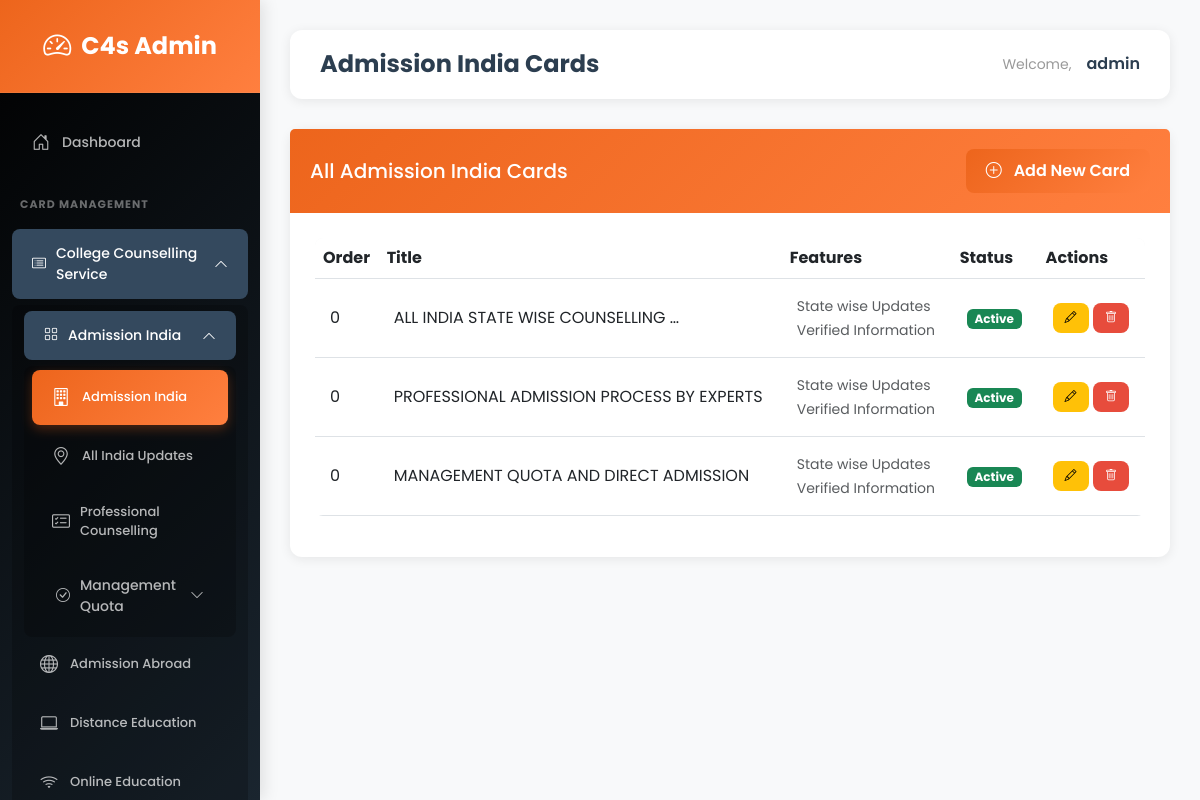
Page /admin-dashboard/admission-cards/ (signed in) on the earlier database version.
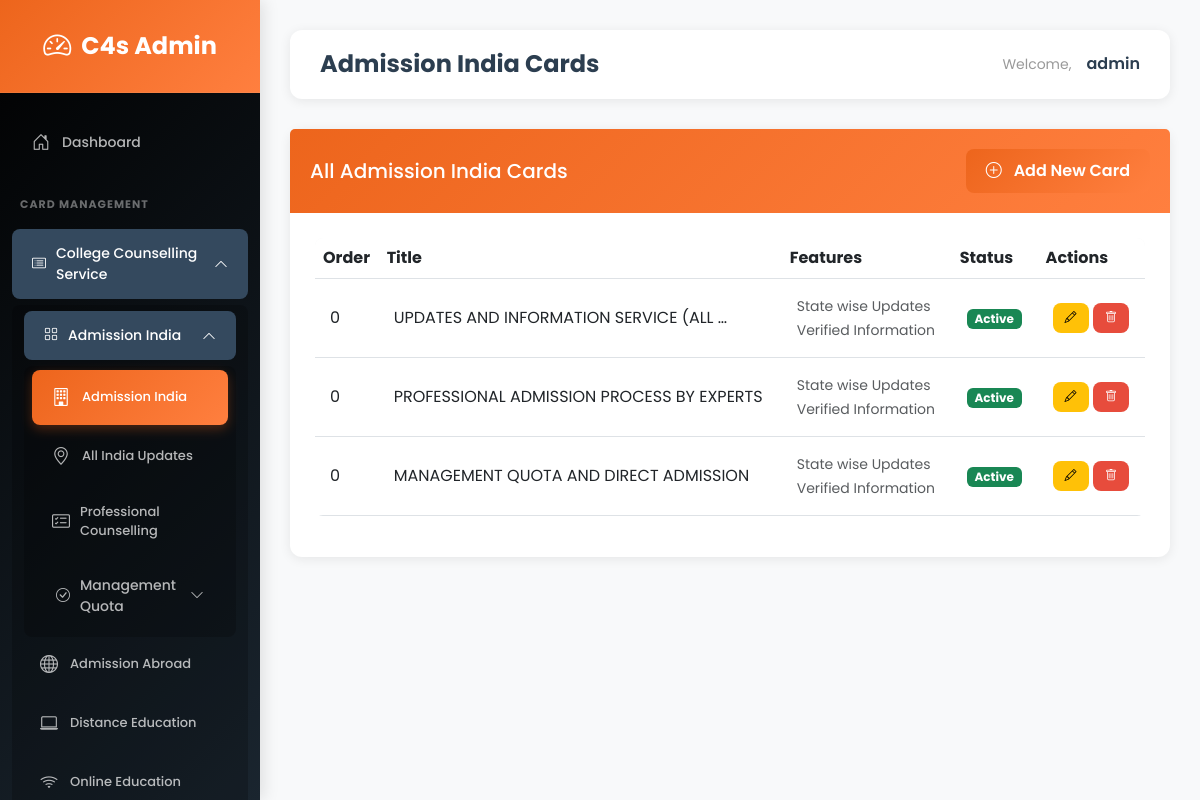
Same page on the later database version.
### main_app/models.py (models this page shows, shortened)
class AdmissionIndiaCard(models.Model):
    CARD_TYPE_CHOICES = [
        ('free', 'Free'),
        ('paid', 'Paid'),
    ]
    title = models.CharField(max_length=200, help_text="Card title (e.g., ALL INDIA STATE WISE COUNSELLING)")
    feature_1 = models.CharField(max_length=100, default="State wise Updates", help_text="Feature 1")
    feature_2 = models.CharField(max_length=100, default="Verified Information", help_text="Feature 2")
    feature_3 = models.CharField(max_length=100, default="Real time Information", help_text="Feature 3")
    feature_4 = models.CharField(max_length=100, default="Expert Counselling", help_text="Feature 4")
    redirect_link = models.CharField(max_length=500, blank=True, help_text="Card click pe kaha redirect ho?")
    card_type = models.CharField(max_length=10, choices=CARD_TYPE_CHOICES, default='free', help_text="Free ya Paid?")
    price = models.DecimalField(max_digits=10, decimal_places=2, default=0, help_text="Price (agar paid hai to yaha likho)")
    description = models.TextField(blank=True, help_text="Card ke baare mein description")
    border_gradient_start = models.CharField(max_length=7, default="#ED651C", help_text="Gradient start color")
    border_gradient_end = models.CharField(max_length=7, default="#F4800C", help_text="Gradient end color")
    order = models.IntegerField(default=0, help_text="Display order (0, 1, 2...)")
    is_active = models.BooleanField(default=True, help_text="Show on page?")
    created_at = models.DateTimeField(auto_now_add=True)
    updated_at = models.DateTimeField(auto_now=True)
    created_by = models.ForeignKey(User, on_delete=models.SET_NULL, null=True, blank=True)
    class Meta:
        ordering = ['order', 'id']
        verbose_name = "Admission India Card"
        verbose_name_plural = "Admission India Cards"

### main_app/views.py (the view)
@never_cache
@login_required(login_url='main_app:admin_login')
@user_passes_test(is_admin_or_staff, login_url='main_app:user_login')
def admin_admission_cards_list(request):
    cards = AdmissionIndiaCard.objects.all()
    return render(request, 'admin/admission_cards_list.html', {'cards': cards})

### main_app/views.py (called while the page is built)
def is_admin_or_staff(user):
    return user.is_staff or user.is_superuser

### templates/admin/admission_cards_list.html (shortened to what this page needs)
{% extends 'admin/base.html' %}
{% block page_title %}Admission India Cards{% endblock %}
{% block content %}
<div class="card">
    <div class="card-header d-flex justify-content-between align-items-center">
        <h5 class="mb-0">All Admission India Cards</h5>
        <a href="{% url 'main_app:admin_admission_card_add' %}" class="btn btn-primary">
            <i class="bi bi-plus-circle me-2"></i> Add New Card
        </a>
    </div>
    <div class="card-body">
        {% if cards %}
        <div class="table-responsive">
            <table class="table table-hover">
                <thead>
                    <tr>
                        <th>Order</th>
                        <th>Title</th>
                        <th>Features</th>
                        <th>Status</th>
                        <th>Actions</th>
                    </tr>
                </thead>
                <tbody>
                    {% for card in cards %}
                    <tr>
                        <td>{{ card.order }}</td>
                        <td>{{ card.title|truncatewords:5 }}</td>
                        <td>
                            <small class="text-muted">
                                {{ card.feature_1 }}<br>
                                {{ card.feature_2 }}
                            </small>
                        </td>
                        <td>
                            {% if card.is_active %}
                                <span class="badge bg-success">Active</span>
                            {% else %}
                                <span class="badge bg-secondary">Inactive</span>
                            {% endif %}
                        </td>
                        <td>
                            <a href="{% url 'main_app:admin_admission_card_edit' card.id %}"
                               class="btn btn-sm btn-warning">
                                <i class="bi bi-pencil"></i>
                            </a>
                            <a href="{% url 'main_app:admin_admission_card_delete' card.id %}"
                               class="btn btn-sm btn-danger">
                                <i class="bi bi-trash"></i>
                            </a>
                        </td>
                    </tr>
                    {% endfor %}
                </tbody>
            </table>
        </div>
        {% endif %}
    </div>
</div>
{% endblock %}

Differences in the rows shown:
changed AdmissionIndiaCard: title "ALL INDIA STATE WISE COUNSELLING …" → "UPDATES AND INFORMATION SERVICE (ALL …"
